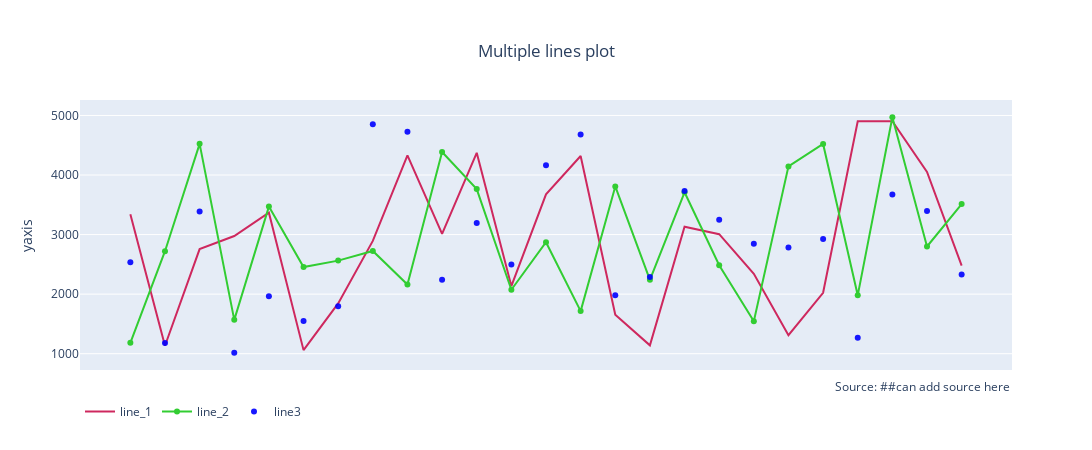

Notebook code cell kept with this figure:
### Markdown cell above
## 1. Multiple lines plot

### Code cell
import plotly.graph_objects as go

trace_1=go.Scatter(x=x,y=y,line=dict(color="rgb(206,40,94)",width=2),mode="lines",  # Line plot
                   name="line_1")
trace_2=go.Scatter(x=x,y=y1,line=dict(color="limegreen",width=2),mode="lines+markers",  # Line plot with dot 
                   name="line_2")

trace_3=go.Scatter(x=x,y=y2,
                   line=dict(color="blue",width=2),opacity=0.9,mode="markers",      # Scatter plot
                   name="line3")
    
layout=go.Layout(legend_orientation="h",xaxis=dict(visible=False),yaxis=dict(title_text="yaxis"),
                 title_text= "Multiple lines plot",title_x=0.5,title_y=0.9)
fig=go.Figure(data=[trace_1,trace_2,trace_3],layout=layout)

fig.update_layout(showlegend=True,width =1100,height=450,autosize=True,
        annotations=[dict(x=1,y=-0.1,xref='paper',yref='paper',
                          text="Source: ##can add source here",showarrow=False,       
                )
            ]
        )
fig.show()

### Figure 1 — Plotly figure (JSON) as saved in the notebook; plotly's stock layout.template omitted (floating-point values rounded to 4 significant figures)
{"data": [{"line": {"color": "rgb(206,40,94)", "width": 2}, "mode": "lines", "name": "line_1", "type": "scatter", "x": [0, 1, 2, 3, 4, 5, 6, 7, 8, 9, 10, 11, 12, 13, 14, 15, 16, 17, 18, 19, 20, 21, 22, 23, 24], "y": [3340, 1133, 2756, 2976, 3367, 1060, 1844, 2894, 4331, 3012, 4373, 2136, 3676, 4320, 1656, 1140, 3132, 3007, 2342, 1311, 2023, 4901, 4902, 4053, 2479]}, {"line": {"color": "limegreen", "width": 2}, "mode": "lines+markers", "name": "line_2", "type": "scatter", "x": [0, 1, 2, 3, 4, 5, 6, 7, 8, 9, 10, 11, 12, 13, 14, 15, 16, 17, 18, 19, 20, 21, 22, 23, 24], "y": [1182, 2721, 4523, 1568, 3470, 2454, 2563, 2725, 2161, 4386, 3764, 2074, 2871, 1715, 3809, 2241, 3710, 2485, 1544, 4145, 4522, 1980, 4970, 2800, 3512]}, {"line": {"color": "blue", "width": 2}, "mode": "markers", "name": "line3", "opacity": 0.9, "type": "scatter", "x": [0, 1, 2, 3, 4, 5, 6, 7, 8, 9, 10, 11, 12, 13, 14, 15, 16, 17, 18, 19, 20, 21, 22, 23, 24], "y": [2536, 1181, 3387, 1016, 1965, 1548, 1798, 4854, 4725, 2240, 3196, 2499, 4162, 4679, 1983, 2287, 3730, 3248, 2845, 2785, 2925, 1266, 3674, 3394, 2329]}], "layout": {"annotations": [{"showarrow": false, "text": "Source: ##can add source here", "x": 1, "xref": "paper", "y": -0.1, "yref": "paper"}], "autosize": true, "height": 450, "legend": {"orientation": "h"}, "showlegend": true, "title": {"text": "Multiple lines plot", "x": 0.5, "y": 0.9}, "width": 1100, "xaxis": {"visible": false}, "yaxis": {"title": {"text": "yaxis"}}}}
